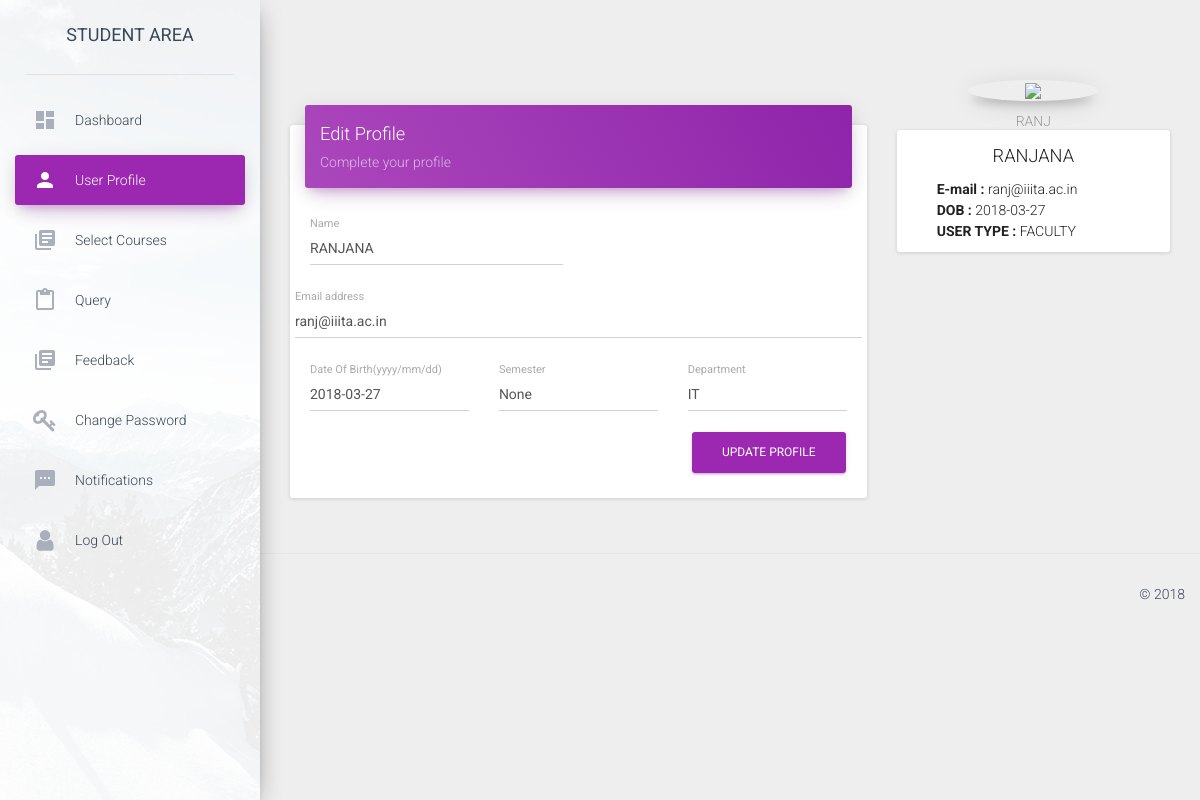
The app's page /profile/1 (signed in), older data.
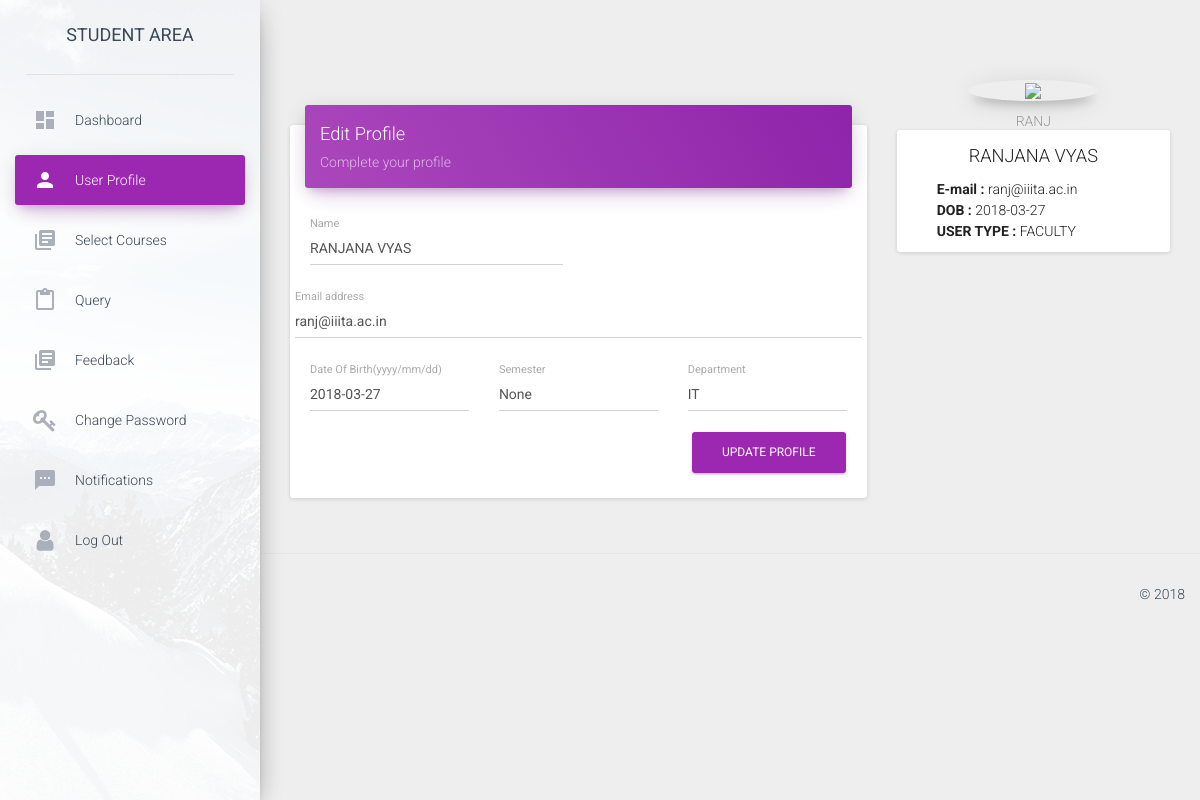
The same page, newer data.
### app.py (models this page shows)
class users(db.Model):
	__tablename__ = 'users'
	column_display_pk = True
	email = db.Column(db.String(40),primary_key=True)
	username = db.Column(db.String(40))
	name = db.Column(db.String(50))
	dob = db.Column(db.Date())
	password = db.Column(db.String(50))
	type1 = db.Column(db.String(20))
	semester = db.Column(db.Integer)
	department = db.Column(db.String(30))
	is_active = db.Column(db.Integer)
	secret_key = db.Column(db.Integer)
	image_link = db.Column(db.String(200))

### app.py (the view, shortened to what this page needs)
@app.route('/profile/<id>',methods = ['GET','POST'])
def profile(id=None):
	global current
	message=None
	img=None
	if session.get('logged_in') :
		if request.method == 'GET':
			conn = sqlite3.connect('students.sqlite3')
			cur = conn.cursor()
			cur.execute("SELECT * FROM users WHERE username = (?)",(current,))
			users = cur.fetchone()
			cur.execute("SELECT * FROM query WHERE useremail = (?) and seen = (?)",(current+"@iiita.ac.in",0,))
			notifications = cur.fetchall()
			if notifications==[]:
				notifications=None
			conn.close()
			return render_template("user.html",users=users,notifications=notifications,message=message)
	return redirect(url_for('login'))

### templates/user.html (shortened to what the changed rows need)
<!doctype html>
<html lang="en">
<head>
    <link href="../static/css/bootstrap.min.css" rel="stylesheet" />
    <link href="../static/css/material-dashboard.css?v=1.2.0" rel="stylesheet" />
    <link href="../static/css/demo.css" rel="stylesheet" />
    <link href="http://maxcdn.bootstrapcdn.com/font-awesome/latest/css/font-awesome.min.css" rel="stylesheet">
</head>
<body>
    <div class="wrapper">
        <div class="main-panel">
            <div class="content">
                <div class="container-fluid">
                    <div class="row">
                        <form id="uploadbanner" enctype="multipart/form-data" method="post" action="">
                        <div class="col-md-8">
                            <div class="card">
                                <div class="card-content">
                                        <div class="row">
                                            <div class="col-md-6">
                                                <div class="form-group label-floating">
                                                    <label class="control-label">Name</label>
                                                    <input name="name" type="text" class="form-control" value="{{users[2].upper()}}">
                                                </div>
                                            </div>
                                        </div>
					                    <div class="row">
                                            <div class="col-md-14">
                                                <div class="form-group label-floating">
                                                    <label class="control-label">Email address</label>
                                                    <input name="mail" type="email" class="form-control" value="{{users[0]}}" readonly>
                                                </div>
                                            </div>
                                        </div>
                                        <div class="row">
                                            <div class="col-md-4">
                                                <div class="form-group label-floating">
                                                    <label class="control-label">Date Of Birth(yyyy/mm/dd)</label>
                                                    <input name="dob" type="text" class="form-control" value="{{users[3].upper()}}">
                                                </div>
                                            </div>
                                            <div class="col-md-4">
                                                <div class="form-group label-floating">
                                                    <label class="control-label">Department</label>
                                                    <input name="depart" type="text" class="form-control" value="{{users[7]}}">
                                                </div>
                                            </div>
                                        </div>
                                </div>
                            </div>
                        </div>
                        <div class="col-md-4">
                            <div class="card card-profile">
                                <div class="content">
                                    <h6 class="category text-gray">{{users[1].upper()}}</h6>
                                    <h4 class="card-title">{{users[2].upper()}}</h4>
                                    <p style = "text-align: left; padding-left: 40px">
                                        <strong>    E-mail    : </strong> {{users[0]}} <br>
                                        <strong>    DOB       : </strong> {{users[3].upper()}} <br>
                                        <strong>    USER TYPE : </strong> {{users[5].upper()}} <br>
                                    </p>
                                </div>
                            </div>
                        </div>
                        </form>
                    </div>
                </div>
            </div>
        </div>
    </div>
</body>
</html>

Row changes from the older to the newer data that the page shows:
changed users "RANJ": name "RANJANA" → "RANJANA VYAS"
